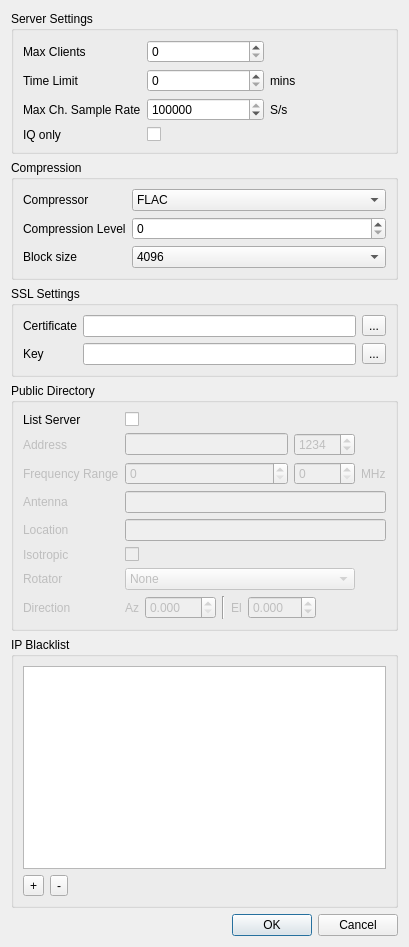
<?xml version="1.0" encoding="UTF-8"?>
<ui version="4.0">
 <class>RemoteTCPSinkSettingsDialog</class>
 <widget class="QDialog" name="RemoteTCPSinkSettingsDialog">
  <property name="geometry">
   <rect>
    <x>0</x>
    <y>0</y>
    <width>409</width>
    <height>947</height>
   </rect>
  </property>
  <property name="font">
   <font>
    <pointsize>9</pointsize>
   </font>
  </property>
  <property name="windowTitle">
   <string>Settings</string>
  </property>
  <layout class="QVBoxLayout" name="verticalLayout">
   <item>
    <widget class="QGroupBox" name="serverSettingsGroup">
     <property name="title">
      <string>Server Settings</string>
     </property>
     <layout class="QGridLayout" name="gridLayout_2">
      <item row="2" column="1">
       <widget class="QSpinBox" name="maxSampleRate">
        <property name="toolTip">
         <string>Maximum channel sample rate</string>
        </property>
        <property name="minimum">
         <number>2700</number>
        </property>
        <property name="maximum">
         <number>100000000</number>
        </property>
        <property name="value">
         <number>10000000</number>
        </property>
       </widget>
      </item>
      <item row="1" column="0">
       <widget class="QLabel" name="timeLimitLabel">
        <property name="text">
         <string>Time Limit</string>
        </property>
       </widget>
      </item>
      <item row="0" column="0">
       <widget class="QLabel" name="maxClientsLabel">
        <property name="text">
         <string>Max Clients</string>
        </property>
       </widget>
      </item>
      <item row="1" column="1">
       <widget class="QSpinBox" name="timeLimit">
        <property name="toolTip">
         <string>Connection time limit in minutes if max clients reached. 0 for no limit.</string>
        </property>
        <property name="maximum">
         <number>100000</number>
        </property>
       </widget>
      </item>
      <item row="2" column="0">
       <widget class="QLabel" name="maxSampleRateLabel">
        <property name="text">
         <string>Max Ch. Sample Rate</string>
        </property>
       </widget>
      </item>
      <item row="2" column="2">
       <widget class="QLabel" name="maxSampleRateUnits">
        <property name="text">
         <string>S/s</string>
        </property>
       </widget>
      </item>
      <item row="0" column="1">
       <widget class="QSpinBox" name="maxClients">
        <property name="toolTip">
         <string>Maximum number of simultaneous clients</string>
        </property>
        <property name="minimum">
         <number>0</number>
        </property>
        <property name="maximum">
         <number>10000</number>
        </property>
       </widget>
      </item>
      <item row="1" column="2">
       <widget class="QLabel" name="timeLimitUnits">
        <property name="text">
         <string>mins</string>
        </property>
       </widget>
      </item>
      <item row="3" column="0">
       <widget class="QLabel" name="iqOnlyLabel">
        <property name="text">
         <string>IQ only</string>
        </property>
       </widget>
      </item>
      <item row="3" column="1">
       <widget class="QCheckBox" name="iqOnly">
        <property name="toolTip">
         <string>Transmit uncompressed IQ only. Disables compression, position and messaging support.</string>
        </property>
        <property name="text">
         <string/>
        </property>
       </widget>
      </item>
     </layout>
    </widget>
   </item>
   <item>
    <widget class="QGroupBox" name="compressionSettings">
     <property name="title">
      <string>Compression</string>
     </property>
     <layout class="QFormLayout" name="formLayout">
      <item row="0" column="0">
       <widget class="QLabel" name="compressorLabel">
        <property name="text">
         <string>Compressor</string>
        </property>
       </widget>
      </item>
      <item row="0" column="1">
       <widget class="QComboBox" name="compressor">
        <item>
         <property name="text">
          <string>FLAC</string>
         </property>
        </item>
        <item>
         <property name="text">
          <string>zlib</string>
         </property>
        </item>
       </widget>
      </item>
      <item row="1" column="0">
       <widget class="QLabel" name="compressionLevelLabel">
        <property name="text">
         <string>Compression Level</string>
        </property>
       </widget>
      </item>
      <item row="1" column="1">
       <widget class="QSpinBox" name="compressionLevel">
        <property name="toolTip">
         <string>0 - Least compression. 8 - Most compression Higher compression requires more CPU.</string>
        </property>
        <property name="maximum">
         <number>8</number>
        </property>
       </widget>
      </item>
      <item row="2" column="0">
       <widget class="QLabel" name="blockSizeLabel">
        <property name="text">
         <string>Block size</string>
        </property>
       </widget>
      </item>
      <item row="2" column="1">
       <widget class="QComboBox" name="blockSize">
        <item>
         <property name="text">
          <string>4096</string>
         </property>
        </item>
        <item>
         <property name="text">
          <string>16384</string>
         </property>
        </item>
       </widget>
      </item>
     </layout>
    </widget>
   </item>
   <item>
    <widget class="QGroupBox" name="sslSettingsGroup">
     <property name="title">
      <string>SSL Settings</string>
     </property>
     <layout class="QGridLayout" name="gridLayout">
      <item row="0" column="1">
       <widget class="QLineEdit" name="certificate">
        <property name="toolTip">
         <string>SSL certificate</string>
        </property>
       </widget>
      </item>
      <item row="2" column="2">
       <widget class="QToolButton" name="browseKey">
        <property name="text">
         <string>...</string>
        </property>
        <property name="icon">
         <iconset resource="../../../sdrgui/resources/res.qrc">
          <normaloff>:/load.png</normaloff>:/load.png</iconset>
        </property>
       </widget>
      </item>
      <item row="2" column="0">
       <widget class="QLabel" name="keyLabel">
        <property name="text">
         <string>Key</string>
        </property>
       </widget>
      </item>
      <item row="2" column="1">
       <widget class="QLineEdit" name="key">
        <property name="toolTip">
         <string>SSL certificate key</string>
        </property>
       </widget>
      </item>
      <item row="0" column="0">
       <widget class="QLabel" name="certificateLabel">
        <property name="minimumSize">
         <size>
          <width>0</width>
          <height>0</height>
         </size>
        </property>
        <property name="text">
         <string>Certificate</string>
        </property>
       </widget>
      </item>
      <item row="0" column="2">
       <widget class="QToolButton" name="browseCertificate">
        <property name="text">
         <string>...</string>
        </property>
        <property name="icon">
         <iconset resource="../../../sdrgui/resources/res.qrc">
          <normaloff>:/load.png</normaloff>:/load.png</iconset>
        </property>
       </widget>
      </item>
     </layout>
    </widget>
   </item>
   <item>
    <widget class="QGroupBox" name="directorySettings">
     <property name="title">
      <string>Public Directory</string>
     </property>
     <layout class="QGridLayout" name="gridLayout_3">
      <item row="3" column="0">
       <widget class="QLabel" name="antennaLabel">
        <property name="enabled">
         <bool>false</bool>
        </property>
        <property name="text">
         <string>Antenna</string>
        </property>
       </widget>
      </item>
      <item row="2" column="1">
       <widget class="QSpinBox" name="minFrequency">
        <property name="enabled">
         <bool>false</bool>
        </property>
        <property name="toolTip">
         <string>Minimum recommend frequency in MHz</string>
        </property>
        <property name="maximum">
         <number>20000</number>
        </property>
       </widget>
      </item>
      <item row="1" column="2">
       <widget class="QSpinBox" name="publicPort">
        <property name="enabled">
         <bool>false</bool>
        </property>
        <property name="toolTip">
         <string>Publically accessible port number</string>
        </property>
        <property name="minimum">
         <number>1024</number>
        </property>
        <property name="maximum">
         <number>65535</number>
        </property>
        <property name="value">
         <number>1234</number>
        </property>
       </widget>
      </item>
      <item row="7" column="0">
       <widget class="QLabel" name="directionLabel">
        <property name="enabled">
         <bool>false</bool>
        </property>
        <property name="text">
         <string>Direction</string>
        </property>
       </widget>
      </item>
      <item row="4" column="1" colspan="3">
       <widget class="QLineEdit" name="location">
        <property name="enabled">
         <bool>false</bool>
        </property>
        <property name="toolTip">
         <string>Town and country where antenna is located</string>
        </property>
        <property name="maxLength">
         <number>255</number>
        </property>
       </widget>
      </item>
      <item row="0" column="0">
       <widget class="QLabel" name="publicListingLabel">
        <property name="text">
         <string>List Server </string>
        </property>
       </widget>
      </item>
      <item row="5" column="0">
       <widget class="QLabel" name="isotropicLabel">
        <property name="enabled">
         <bool>false</bool>
        </property>
        <property name="text">
         <string>Isotropic</string>
        </property>
       </widget>
      </item>
      <item row="7" column="1" colspan="3">
       <layout class="QHBoxLayout" name="directionLayout">
        <item>
         <widget class="QLabel" name="azimuthLabel">
          <property name="enabled">
           <bool>false</bool>
          </property>
          <property name="text">
           <string>Az</string>
          </property>
         </widget>
        </item>
        <item>
         <widget class="QDoubleSpinBox" name="azimuth">
          <property name="enabled">
           <bool>false</bool>
          </property>
          <property name="statusTip">
           <string>Antenna azimuth in degrees</string>
          </property>
          <property name="decimals">
           <number>3</number>
          </property>
          <property name="maximum">
           <double>360.000000000000000</double>
          </property>
         </widget>
        </item>
        <item>
         <widget class="Line" name="line">
          <property name="orientation">
           <enum>Qt::Vertical</enum>
          </property>
         </widget>
        </item>
        <item>
         <widget class="QLabel" name="elevationLabel">
          <property name="enabled">
           <bool>false</bool>
          </property>
          <property name="text">
           <string>El</string>
          </property>
         </widget>
        </item>
        <item>
         <widget class="QDoubleSpinBox" name="elevation">
          <property name="enabled">
           <bool>false</bool>
          </property>
          <property name="statusTip">
           <string>Antenna elevation in degrees</string>
          </property>
          <property name="decimals">
           <number>3</number>
          </property>
          <property name="minimum">
           <double>-90.000000000000000</double>
          </property>
          <property name="maximum">
           <double>90.000000000000000</double>
          </property>
         </widget>
        </item>
        <item>
         <spacer name="horizontalSpacer_2">
          <property name="orientation">
           <enum>Qt::Horizontal</enum>
          </property>
          <property name="sizeHint" stdset="0">
           <size>
            <width>40</width>
            <height>20</height>
           </size>
          </property>
         </spacer>
        </item>
       </layout>
      </item>
      <item row="2" column="2">
       <widget class="QSpinBox" name="maxFrequency">
        <property name="enabled">
         <bool>false</bool>
        </property>
        <property name="toolTip">
         <string>Maximum recommend frequency in MHz</string>
        </property>
        <property name="maximum">
         <number>20000</number>
        </property>
       </widget>
      </item>
      <item row="1" column="0">
       <widget class="QLabel" name="publicAddressLabel">
        <property name="enabled">
         <bool>false</bool>
        </property>
        <property name="text">
         <string>Address</string>
        </property>
       </widget>
      </item>
      <item row="4" column="0">
       <widget class="QLabel" name="locationLabel">
        <property name="enabled">
         <bool>false</bool>
        </property>
        <property name="text">
         <string>Location</string>
        </property>
       </widget>
      </item>
      <item row="2" column="3">
       <widget class="QLabel" name="frequencyUnits">
        <property name="enabled">
         <bool>false</bool>
        </property>
        <property name="text">
         <string>MHz</string>
        </property>
       </widget>
      </item>
      <item row="1" column="1">
       <widget class="QLineEdit" name="publicAddress">
        <property name="enabled">
         <bool>false</bool>
        </property>
        <property name="toolTip">
         <string>Publically accessible IP address or hostname</string>
        </property>
       </widget>
      </item>
      <item row="5" column="1">
       <widget class="QCheckBox" name="isotropic">
        <property name="enabled">
         <bool>false</bool>
        </property>
        <property name="toolTip">
         <string>Check to indicate an antenna that is isotropic (non-directional)</string>
        </property>
        <property name="text">
         <string/>
        </property>
       </widget>
      </item>
      <item row="0" column="1">
       <widget class="QCheckBox" name="publicListing">
        <property name="toolTip">
         <string>Whether to list the server as publically accessible</string>
        </property>
        <property name="text">
         <string/>
        </property>
       </widget>
      </item>
      <item row="2" column="0">
       <widget class="QLabel" name="frequencyLabel">
        <property name="enabled">
         <bool>false</bool>
        </property>
        <property name="text">
         <string>Frequency Range</string>
        </property>
       </widget>
      </item>
      <item row="3" column="1" colspan="3">
       <widget class="QLineEdit" name="antenna">
        <property name="enabled">
         <bool>false</bool>
        </property>
        <property name="toolTip">
         <string>Antenna description</string>
        </property>
        <property name="maxLength">
         <number>255</number>
        </property>
       </widget>
      </item>
      <item row="6" column="0">
       <widget class="QLabel" name="rotatorLabel">
        <property name="enabled">
         <bool>false</bool>
        </property>
        <property name="text">
         <string>Rotator</string>
        </property>
       </widget>
      </item>
      <item row="6" column="1" colspan="2">
       <widget class="QComboBox" name="rotator">
        <property name="enabled">
         <bool>false</bool>
        </property>
        <property name="toolTip">
         <string>Rotator feature to get antenna direction from</string>
        </property>
        <item>
         <property name="text">
          <string>None</string>
         </property>
        </item>
       </widget>
      </item>
     </layout>
    </widget>
   </item>
   <item>
    <widget class="QGroupBox" name="ipBlacklistGroup">
     <property name="title">
      <string>IP Blacklist</string>
     </property>
     <layout class="QVBoxLayout" name="verticalLayout_2">
      <item>
       <widget class="QListWidget" name="ipBlacklist">
        <property name="toolTip">
         <string>List of IP addresses from which connections should not be allowed</string>
        </property>
        <property name="selectionMode">
         <enum>QAbstractItemView::MultiSelection</enum>
        </property>
       </widget>
      </item>
      <item>
       <layout class="QHBoxLayout" name="ipBlacklistLayout">
        <item>
         <widget class="QToolButton" name="addIP">
          <property name="text">
           <string>+</string>
          </property>
         </widget>
        </item>
        <item>
         <widget class="QToolButton" name="removeIP">
          <property name="text">
           <string>-</string>
          </property>
         </widget>
        </item>
        <item>
         <spacer name="horizontalSpacer">
          <property name="orientation">
           <enum>Qt::Horizontal</enum>
          </property>
          <property name="sizeHint" stdset="0">
           <size>
            <width>40</width>
            <height>20</height>
           </size>
          </property>
         </spacer>
        </item>
       </layout>
      </item>
     </layout>
    </widget>
   </item>
   <item>
    <widget class="QDialogButtonBox" name="buttonBox">
     <property name="orientation">
      <enum>Qt::Horizontal</enum>
     </property>
     <property name="standardButtons">
      <set>QDialogButtonBox::Cancel|QDialogButtonBox::Ok</set>
     </property>
    </widget>
   </item>
  </layout>
 </widget>
 <tabstops>
  <tabstop>maxClients</tabstop>
  <tabstop>timeLimit</tabstop>
  <tabstop>maxSampleRate</tabstop>
  <tabstop>iqOnly</tabstop>
  <tabstop>compressor</tabstop>
  <tabstop>compressionLevel</tabstop>
  <tabstop>blockSize</tabstop>
  <tabstop>certificate</tabstop>
  <tabstop>browseCertificate</tabstop>
  <tabstop>key</tabstop>
  <tabstop>browseKey</tabstop>
  <tabstop>publicListing</tabstop>
  <tabstop>publicAddress</tabstop>
  <tabstop>publicPort</tabstop>
  <tabstop>minFrequency</tabstop>
  <tabstop>maxFrequency</tabstop>
  <tabstop>antenna</tabstop>
  <tabstop>location</tabstop>
  <tabstop>isotropic</tabstop>
  <tabstop>rotator</tabstop>
  <tabstop>azimuth</tabstop>
  <tabstop>elevation</tabstop>
  <tabstop>ipBlacklist</tabstop>
  <tabstop>addIP</tabstop>
  <tabstop>removeIP</tabstop>
 </tabstops>
 <resources>
  <include location="../../../sdrgui/resources/res.qrc"/>
 </resources>
 <connections>
  <connection>
   <sender>buttonBox</sender>
   <signal>accepted()</signal>
   <receiver>RemoteTCPSinkSettingsDialog</receiver>
   <slot>accept()</slot>
   <hints>
    <hint type="sourcelabel">
     <x>248</x>
     <y>254</y>
    </hint>
    <hint type="destinationlabel">
     <x>157</x>
     <y>274</y>
    </hint>
   </hints>
  </connection>
  <connection>
   <sender>buttonBox</sender>
   <signal>rejected()</signal>
   <receiver>RemoteTCPSinkSettingsDialog</receiver>
   <slot>reject()</slot>
   <hints>
    <hint type="sourcelabel">
     <x>316</x>
     <y>260</y>
    </hint>
    <hint type="destinationlabel">
     <x>286</x>
     <y>274</y>
    </hint>
   </hints>
  </connection>
 </connections>
</ui>
